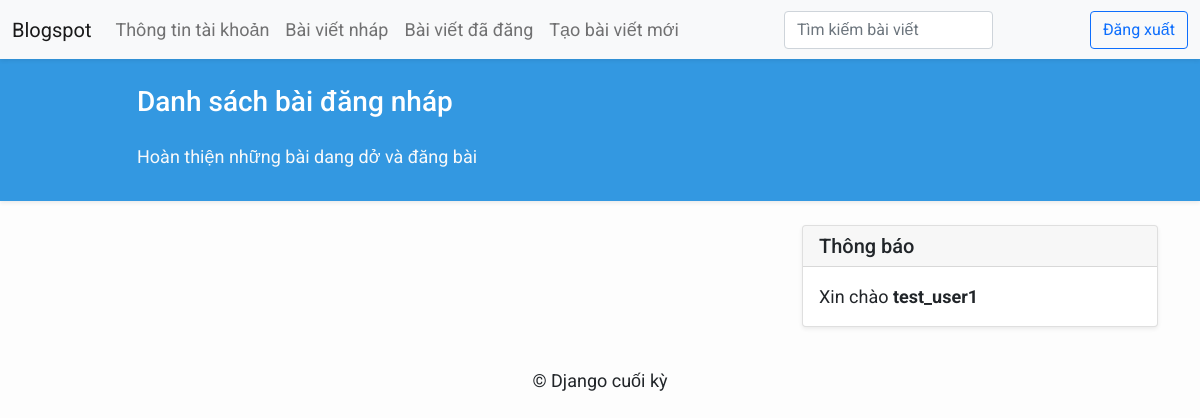
/draft-list/ (signed in), run on an earlier commit of the app's database.
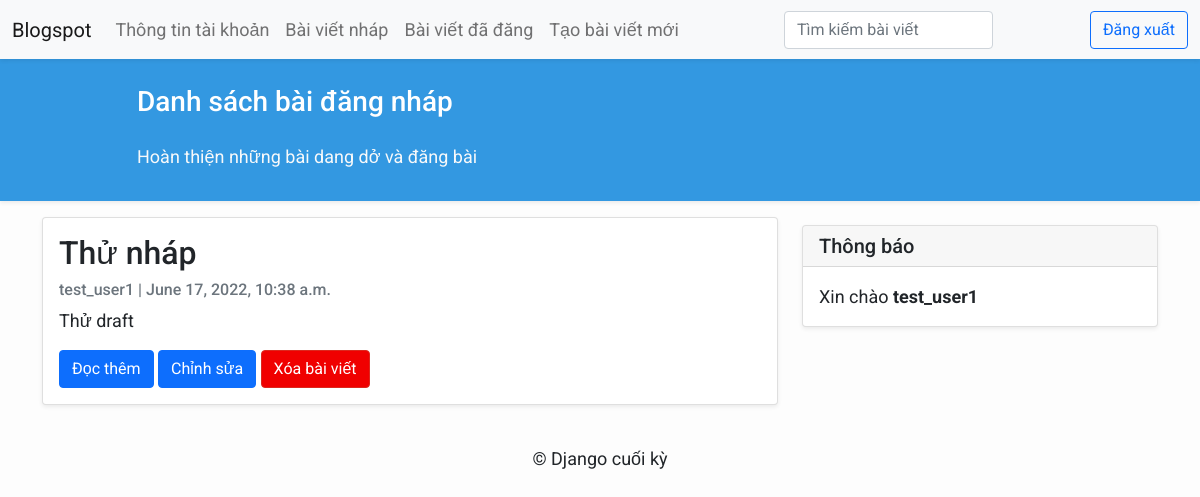
And on a later commit of the database.
### blog_app/models.py (models this page shows, shortened)
class Post(models.Model):
    title = models.CharField(max_length=200, unique=True)
    slug = models.SlugField(max_length=200, unique=True)
    author = models.ForeignKey(User, on_delete= models.CASCADE,related_name='blog_posts')
    updated_on = models.DateTimeField(auto_now= True)
    content = models.TextField()
    created_on = models.DateTimeField(auto_now_add=True)
    status = models.IntegerField(choices=STATUS, default=0)
    class Meta:
        ordering = ['-created_on']

### blog_app/views.py (the view)
# urls.py: path('draft-list/', views.DraftList.as_view(), name='draft_list'),
class DraftList(generic.ListView):
    template_name = 'draft_list.html'
    paginate_by = 3
    def get_queryset(self):
        queryset = Post.objects.filter(status=0, author=self.request.user).order_by('-created_on')
        return queryset

### templates/draft_list.html (shortened to what this page needs)
{% extends "base.html" %}
{% block content %}
<header class="masthead shadow-sm">
    <div class="container">
        <div class="row">
            <div class=" col-md-8 col-md-10 mx-auto">
                <div class="site-heading">
                    <h3 class=" site-heading my-4 mt-3 text-white">Danh sách bài đăng nháp</h3>
                    <p class="text-light">Hoàn thiện những bài dang dở và đăng bài &nbsp </p>
                </div>
            </div>
        </div>
    </div>
</header>
<div class="container">
    <div class="row">
        <div class="col-md-8 mt-3 left">
            {% for post in post_list %}
            <div class="card shadow-sm mb-4">
                <div class="card-body">
                    <h2 class="card-title">{{ post.title }}</h2>
                    <p class="card-text text-muted h6">{{ post.author }} | {{ post.created_on}} </p>
                    <p class="card-text">{{ post.content|truncatechars:200 }}</p>
                    <a href="{% url 'post_detail' post.slug  %}" class="btn btn-primary">Đọc thêm</a>
                    <a href="{% url 'edit_detail' post.slug  %}" class="btn btn-primary">Chỉnh sửa</a>
                    <a href="{% url 'delete_post' post.slug  %}" class="btn btn-danger">Xóa bài viết</a>
                </div>
            </div>
            {% endfor %}
        </div>
        {% block sidebar %} {% include 'sidebar.html' %} {% endblock sidebar %}
    </div>
</div>
{% endblock %}

What changed in the data, as far as the page shows it:
added Post: title "Thử nháp", author "test_user1", created_on "June 17, 2022, 10:38 a.m.", content "Thử draft"
